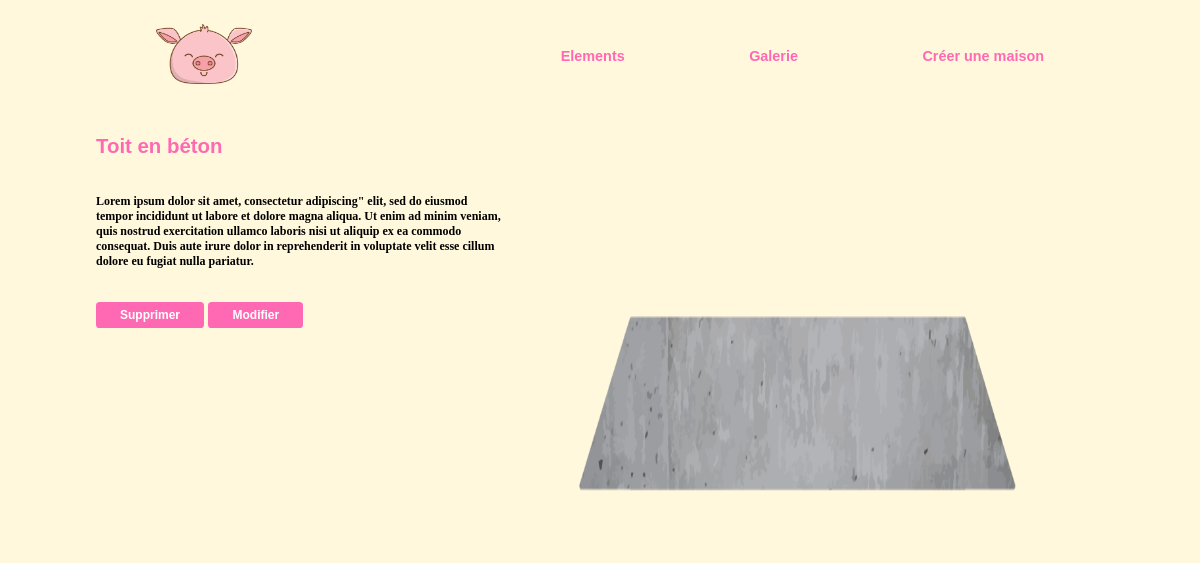
Page /element/1 (signed in) on the committed database.
### tables this page shows
CREATE TABLE ELEMENT(
        Id_E          Int  Auto_increment  NOT NULL ,
        Name_E         Varchar (50) NOT NULL ,
        Image_E         Varchar (50) NOT NULL ,
        Description_E   Text, 
        Id_type         Int NOT NULL 
	,PRIMARY KEY (Id_E) 
    ,FOREIGN KEY (Id_type) REFERENCES TYPE(Id_T)
);

### controllers/Controller.php (called while the page is built, shortened)
<?php
class Controller{
	public function view($temp, $datatab=array()){
		include("views/".$temp);
	}
}

### controllers/ElementController.php (called while the page is built, shortened)
<?php
class ElementController extends Controller{
	public function read(int $id){
		$elements = $this->Element->getById($id);
		$this->view('oneElement.php', compact('elements'));
	}
}

### models/Element.php (called while the page is built, shortened)
<?php
class Element extends Model
{
	public function __construct()
	{
		$this->table = "element";
		$this->idName = "Id_E";
	}
}

### models/Model.php (called while the page is built, shortened)
<?php
class Model{
	protected $connexion;
	public $table;
	public $idName;
	public function __construct(){
		try{
			$this->connexion = new PDO("mysql:host=" . DB_HOST . ";dbname=" . DB_NAME, DB_USER, DB_PASSWORD);
		}catch(PDOException $exception){
			echo "Error :  " . $exception->getMessage();
		}
	}
	public function getById(int $id){
		$sql = "SELECT * FROM " . $this->table . " WHERE ".$this->idName." = ? ";
		$query = $this->connexion->prepare($sql);
		$query->execute(array($id));
		return $query;
	}
}

### views/oneElement.php (the view)
<?php if(isset($_SESSION['ID'])){ ?>
<div class="contain">
	<?php
	foreach ($elements as $element) { ?>
	<div class="one_element">
		<div class="one_infos">
			<h3><?= $element['Name_E'] ?></h3>
			<p><?= $element['Description_E'] ?></p>
			<a class="submit" href ="/buildimac/element/delete/<?= $element['Id_E']?>" >Supprimer</a>
			<a class="submit" href ="/buildimac/element/modify/<?= $element['Id_E']?>" >Modifier</a>
		</div>
		<div class="one_image">
			<img src=<?= $element['Image_E'] ?>>
		</div>
	</div>
	<?php } ?>
</div>
<?php
}else{
	echo "<script>alert(\"Vous n'êtes pas autorisé à accéder à cette page, si vous êtes admin connectez-vous.\")</script>";
    echo "<script>window.location.href=\"/buildimac\";</script>" ;
}
?>

### css/game.css (style rules this page uses)
:root { --end-esthe: 30%; --end-isother: 30%; --end-isoson: 30%; --end-soli: 30%; --end-resifeu: 30%; --end-etan: 30%; --end-lumi: 30%; --end-access: 30%; --end-secu: 30%; }

### css/style.css (style rules this page uses)
* { margin: 0; padding: 0; overflow-x: hidden; }
body { font-weight: bold; font-family: 'Gill Sans', 'Gill Sans MT', Calibri, 'Trebuchet MS', sans-serif; color: black ; background-color: cornsilk; box-sizing: border-box; margin: 1vw 8vw 3vw; }
.contain { width: 78vw; min-height: 80vh; position: relative; }
a { text-decoration: none; color : hotpink; padding: 0 3vw; }
p { font-size: 0.8vw; margin: 3vw 0; font-family: Cambria, Cochin, Georgia, Times, 'Times New Roman', serif; }
img { max-width: 40vw; }
.submit { min-height: 7vh; width: 15vw; border: none; font-size: 1vw; margin: 1vh 0; padding: 0.5vw 2vw; border-radius: 0.3vw; margin-left: auto; margin-right: auto; background-color: rgb(255, 105, 180); color: white ; transition: 0.1s ease-in-out; }
.one_element { display: flex; flex-direction: row; padding: 3vw 0; }
.one_infos { width: 50%; height: 50vh; }
.one_infos h3 { font-size: 1.7vw; color: rgb(255, 105, 180); }
.one_infos p { font-size: 1vw; padding-right: 5vw; }
.one_image { width: 50%; height: auto; display: flex; justify-content: center; }
.one_image img { min-width: 15vw; }

### rows in the picture
element: Name_E "Toit en béton", Description_E "Lorem ipsum dolor sit amet, consectetur adipiscing\" elit, sed do eiusmod tempor incididunt ut labore et dolore magna aliqua. Ut enim ad minim veniam, quis nostrud exercitation ullamco laboris nisi ut aliquip ex ea commodo consequat. Duis aute irure dolor in reprehenderit in voluptate velit esse cillum dolore eu fugiat nulla pariatur.", Image_E (picture)
